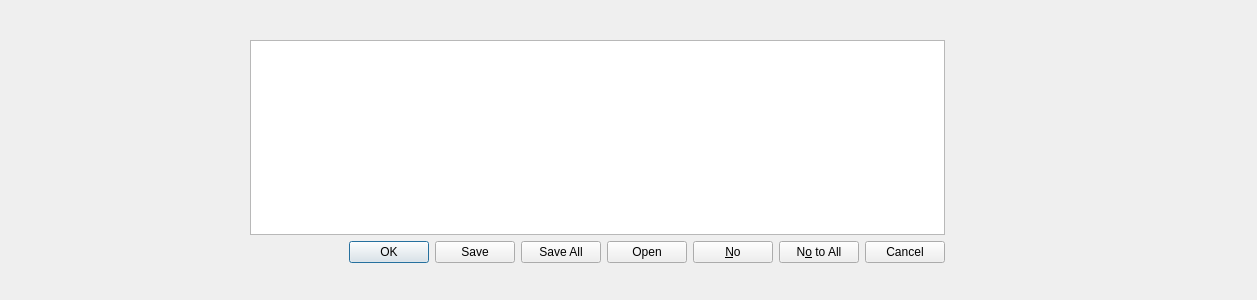
<?xml version="1.0" encoding="UTF-8"?>
<ui version="4.0">
 <class>infodialog</class>
 <widget class="QDialog" name="infodialog">
  <property name="geometry">
   <rect>
    <x>0</x>
    <y>0</y>
    <width>1257</width>
    <height>300</height>
   </rect>
  </property>
  <property name="windowTitle">
   <string>Dialog</string>
  </property>
  <widget class="QWidget" name="layoutWidget">
   <property name="geometry">
    <rect>
     <x>250</x>
     <y>40</y>
     <width>695</width>
     <height>223</height>
    </rect>
   </property>
   <layout class="QVBoxLayout" name="verticalLayout">
    <item>
     <widget class="QTextEdit" name="textEdit"/>
    </item>
    <item>
     <widget class="QDialogButtonBox" name="buttonBox">
      <property name="standardButtons">
       <set>QDialogButtonBox::Cancel|QDialogButtonBox::No|QDialogButtonBox::NoToAll|QDialogButtonBox::Ok|QDialogButtonBox::Open|QDialogButtonBox::Save|QDialogButtonBox::SaveAll</set>
      </property>
     </widget>
    </item>
   </layout>
  </widget>
 </widget>
 <resources/>
 <connections/>
</ui>
